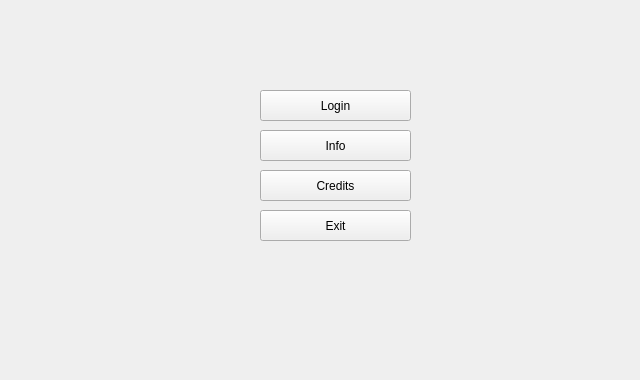
<?xml version="1.0" encoding="UTF-8"?>
<ui version="4.0">
 <class>Form</class>
 <widget class="QWidget" name="Form">
  <property name="geometry">
   <rect>
    <x>0</x>
    <y>0</y>
    <width>640</width>
    <height>380</height>
   </rect>
  </property>
  <property name="windowTitle">
   <string>Form</string>
  </property>
  <widget class="QPushButton" name="Exit_3">
   <property name="geometry">
    <rect>
     <x>260</x>
     <y>210</y>
     <width>151</width>
     <height>31</height>
    </rect>
   </property>
   <property name="text">
    <string>Exit</string>
   </property>
  </widget>
  <widget class="QPushButton" name="credits_2">
   <property name="geometry">
    <rect>
     <x>260</x>
     <y>170</y>
     <width>151</width>
     <height>31</height>
    </rect>
   </property>
   <property name="text">
    <string>Credits</string>
   </property>
  </widget>
  <widget class="QPushButton" name="login_3">
   <property name="geometry">
    <rect>
     <x>260</x>
     <y>90</y>
     <width>151</width>
     <height>31</height>
    </rect>
   </property>
   <property name="text">
    <string>Login</string>
   </property>
  </widget>
  <widget class="QPushButton" name="info_2">
   <property name="geometry">
    <rect>
     <x>260</x>
     <y>130</y>
     <width>151</width>
     <height>31</height>
    </rect>
   </property>
   <property name="text">
    <string>Info</string>
   </property>
  </widget>
 </widget>
 <resources/>
 <connections/>
</ui>
